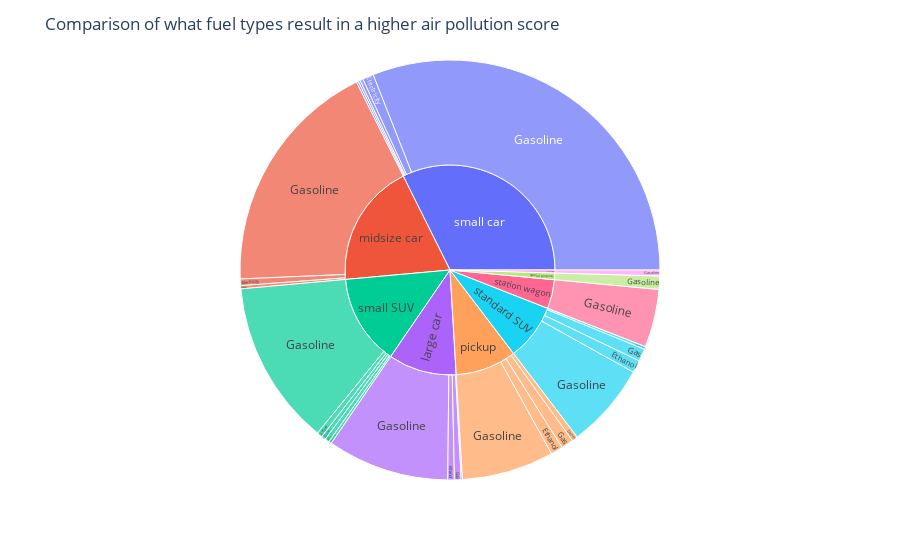

Notebook cell for this chart:
### Code cell
fig = px.sunburst(df, path=['veh_class', 'fuel'], values='air_pollution_score')
fig.update_layout(title_text='Comparison of what fuel types result in a higher air pollution score')
fig.show()

### Figure 1 — Plotly figure (JSON) as saved in the notebook; plotly's stock layout.template omitted (floating-point values rounded to 4 significant figures)
{"data": [{"branchvalues": "total", "domain": {"x": [0, 1], "y": [0, 1]}, "hovertemplate": "labels=%{label}<br>air_pollution_score=%{value}<br>parent=%{parent}<br>id=%{id}<extra></extra>", "ids": ["midsize car/Diesel", "pickup/Diesel", "small SUV/Diesel", "small car/Diesel", "large car/Electricity", "midsize car/Electricity", "small SUV/Electricity", "small car/Electricity", "standard SUV/Electricity", "large car/Ethanol", "pickup/Ethanol", "small SUV/Ethanol", "small car/Ethanol", "standard SUV/Ethanol", "large car/Gas", "pickup/Gas", "small SUV/Gas", "small car/Gas", "standard SUV/Gas", "large car/Gasoline", "midsize car/Gasoline", "minivan/Gasoline", "pickup/Gasoline", "small SUV/Gasoline", "small car/Gasoline", "special purpose/Gasoline", "standard SUV/Gasoline", "station wagon/Gasoline", "large car", "midsize car", "minivan", "pickup", "small SUV", "small car", "special purpose", "standard SUV", "station wagon"], "labels": ["Diesel", "Diesel", "Diesel", "Diesel", "Electricity", "Electricity", "Electricity", "Electricity", "Electricity", "Ethanol", "Ethanol", "Ethanol", "Ethanol", "Ethanol", "Gas", "Gas", "Gas", "Gas", "Gas", "Gasoline", "Gasoline", "Gasoline", "Gasoline", "Gasoline", "Gasoline", "Gasoline", "Gasoline", "Gasoline", "large car", "midsize car", "minivan", "pickup", "small SUV", "small car", "special purpose", "standard SUV", "station wagon"], "name": "", "parents": ["midsize car", "pickup", "small SUV", "small car", "large car", "midsize car", "small SUV", "small car", "standard SUV", "large car", "pickup", "small SUV", "small car", "standard SUV", "large car", "pickup", "small SUV", "small car", "standard SUV", "large car", "midsize car", "minivan", "pickup", "small SUV", "small car", "special purpose", "standard SUV", "station wagon", "", "", "", "", "", "", "", "", ""], "type": "sunburst", "values": [8, 15, 14, 8, 3, 17, 7, 28, 7, 17, 31, 11, 5, 32, 17, 31, 11, 5, 32, 311, 607, 15, 235, 421, 1026, 34, 217, 148, 348, 632, 15, 312, 464, 1072, 34, 288, 148]}], "layout": {"legend": {"tracegroupgap": 0}, "margin": {"t": 60}, "title": {"text": "Comparison of what fuel types result in a higher air pollution score"}}}
